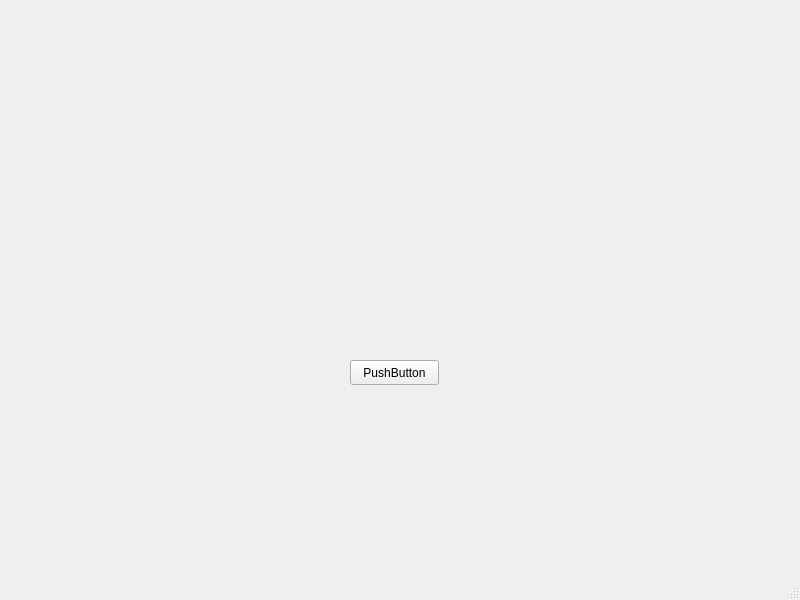
<?xml version="1.0" encoding="UTF-8"?>
<ui version="4.0">
 <class>MainWindow</class>
 <widget class="QMainWindow" name="MainWindow">
  <property name="geometry">
   <rect>
    <x>0</x>
    <y>0</y>
    <width>800</width>
    <height>600</height>
   </rect>
  </property>
  <property name="windowTitle">
   <string>MainWindow</string>
  </property>
  <widget class="QWidget" name="centralwidget">
   <widget class="BatteryWidget" name="widget_bat" native="true">
    <property name="geometry">
     <rect>
      <x>210</x>
      <y>190</y>
      <width>381</width>
      <height>111</height>
     </rect>
    </property>
   </widget>
   <widget class="QPushButton" name="pushButton">
    <property name="geometry">
     <rect>
      <x>350</x>
      <y>360</y>
      <width>89</width>
      <height>25</height>
     </rect>
    </property>
    <property name="text">
     <string>PushButton</string>
    </property>
   </widget>
  </widget>
  <widget class="QMenuBar" name="menubar">
   <property name="geometry">
    <rect>
     <x>0</x>
     <y>0</y>
     <width>800</width>
     <height>22</height>
    </rect>
   </property>
  </widget>
  <widget class="QStatusBar" name="statusbar"/>
 </widget>
 <customwidgets>
  <customwidget>
   <class>BatteryWidget</class>
   <extends>QWidget</extends>
   <header>batterywidget.h</header>
   <container>1</container>
  </customwidget>
 </customwidgets>
 <resources/>
 <connections/>
</ui>
